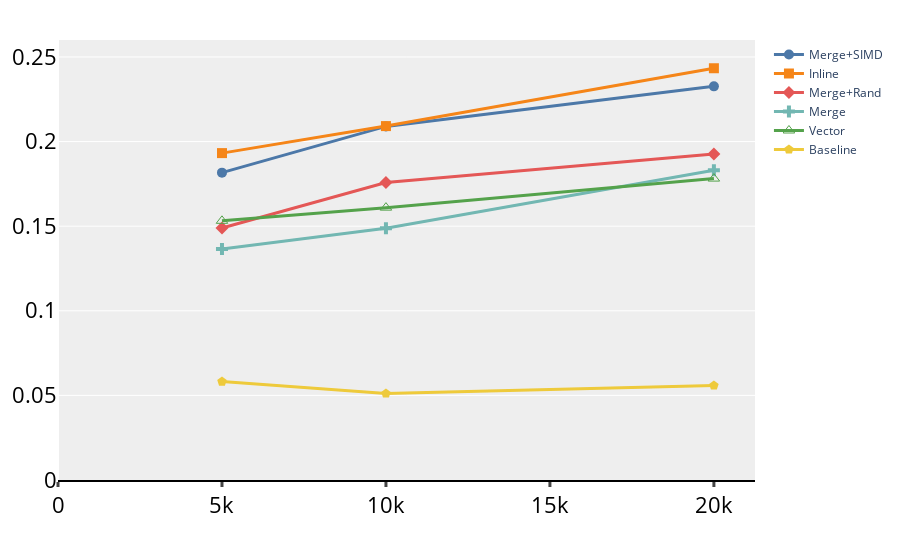

Notebook cell for this chart:
### Code cell
fig = go.Figure()
ploted_edge=[100,500,1000,5000,10000, 20000, 40000, 80000]
# for idx, e in enumerate(ploted_edge):
func_alias=['Merge+SIMD','Inline','Merge+Rand', 'Merge','Vector','Baseline']
for j, func in enumerate(func_alias):
    same = result.loc[(result['function']==func) & (result['#V']==1000)]
    fig.add_trace(go.Scatter(x=same["#E"], y=same['flops/cycle'], name=f"{func}",
                            mode='lines+markers', marker=dict(symbol=marker_symbols[j],size=10),
                            line=dict(color=colorq[j], width=3)))

fig.update_layout(xaxis=dict(showline=True, showgrid=False, rangemode="tozero",
                             linecolor='rgb(0, 0, 0)', linewidth=2,
                             tickwidth=3, tickfont=num_font, ticks='outside'),
                  yaxis=dict(tickfont=num_font, zeroline=False, showticklabels=True, rangemode="tozero",
                             showline=False),
                  showlegend=True, legend=dict(traceorder="normal"),
                  margin=dict(autoexpand=True, l=40, r=20, t=40),
                  plot_bgcolor="#eeeeee"
                  )
fig.show()
fig.write_image("flops_cycles_v1000.pdf")

### Figure 1 — Plotly figure (JSON) as saved in the notebook; plotly's stock layout.template omitted (floating-point values rounded to 4 significant figures)
{"data": [{"line": {"color": "#4C78A8", "width": 3}, "marker": {"size": 10, "symbol": "circle"}, "mode": "lines+markers", "name": "Merge+SIMD", "type": "scatter", "x": [5000, 10000, 20000], "y": [0.1816, 0.209, 0.2326]}, {"line": {"color": "#F58518", "width": 3}, "marker": {"size": 10, "symbol": "square"}, "mode": "lines+markers", "name": "Inline", "type": "scatter", "x": [5000, 10000, 20000], "y": [0.1932, 0.2091, 0.2433]}, {"line": {"color": "#E45756", "width": 3}, "marker": {"size": 10, "symbol": "diamond"}, "mode": "lines+markers", "name": "Merge+Rand", "type": "scatter", "x": [5000, 10000, 20000], "y": [0.1489, 0.1758, 0.1927]}, {"line": {"color": "#72B7B2", "width": 3}, "marker": {"size": 10, "symbol": "cross"}, "mode": "lines+markers", "name": "Merge", "type": "scatter", "x": [5000, 10000, 20000], "y": [0.1365, 0.1487, 0.1831]}, {"line": {"color": "#54A24B", "width": 3}, "marker": {"size": 10, "symbol": "triangle-up-open"}, "mode": "lines+markers", "name": "Vector", "type": "scatter", "x": [5000, 10000, 20000], "y": [0.1532, 0.161, 0.1781]}, {"line": {"color": "#EECA3B", "width": 3}, "marker": {"size": 10, "symbol": "pentagon"}, "mode": "lines+markers", "name": "Baseline", "type": "scatter", "x": [5000, 10000, 20000], "y": [0.05816, 0.0511, 0.05581]}], "layout": {"legend": {"traceorder": "normal"}, "margin": {"autoexpand": true, "l": 40, "r": 20, "t": 40}, "plot_bgcolor": "#eeeeee", "showlegend": true, "xaxis": {"linecolor": "rgb(0, 0, 0)", "linewidth": 2, "rangemode": "tozero", "showgrid": false, "showline": true, "tickfont": {"color": "#000000", "size": 22}, "ticks": "outside", "tickwidth": 3}, "yaxis": {"rangemode": "tozero", "showline": false, "showticklabels": true, "tickfont": {"color": "#000000", "size": 22}, "zeroline": false}}}
